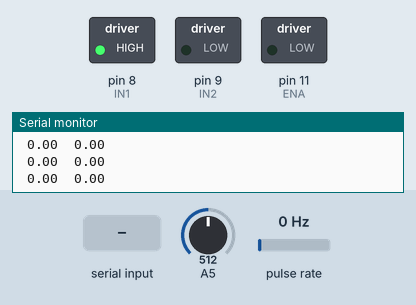
This sketch was run on a simulated Arduino Uno, built with avr-gcc and run on an emulated ATmega328P. Shown: switched loads named in the sketch (green lamp = pin HIGH), the last lines printed to the serial monitor. Wiring (inferred from the names in the program): pulse sensor: data pin 2. The test bench sets the inputs (shaded band); at power-on: pulse rate 0 Hz, A5 = 512.

Above: at 1.2 s.
1.3 s: "90,45\n" received over Serial
At 2.2 s:
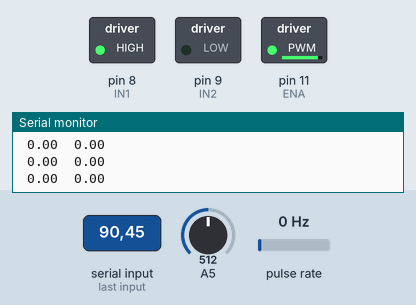
2.8 s: "30,150\n" received over Serial
At 3.4 s:
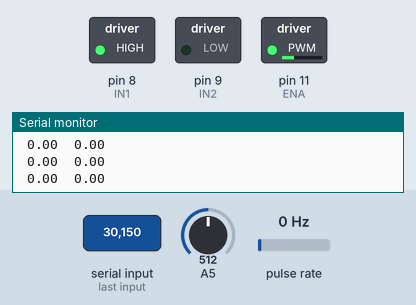
4.3 s: "1\n" received over Serial
At 5.5 s:
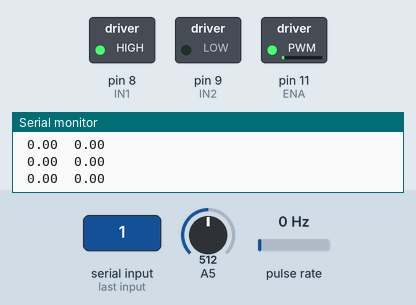
5.8 s: pulse rate (sensor on pin 2) set to 2 Hz
8.8 s: "90\n" received over Serial
At 10.2 s:
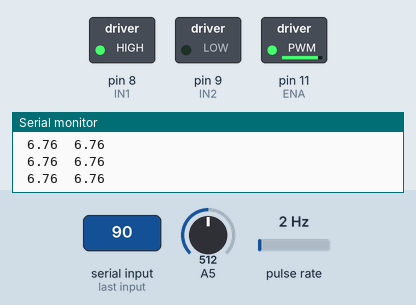
Timing chart, 0 to 11.8 s (numbered marks = the images above; inputs shaded):
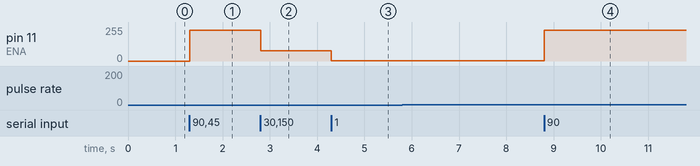

The sketch:

FiltroFaseCeroArduino.ino
```cpp
/*Codigo Motor-Generador Dc Filtros:
 * Autores: David Santiago Oyola Lozano
 * Diego Fernando Blanco Rueda
 * Heiner Camilo Varela
*/

//DEFINICION DE PINES DE LOS COMPONENTES:-----------------------------------------------------------------------------------------------------

//Encoder:
#define encoder 2
#include "MeanFilterLib.h"

//Configuracion filtro de fase cero con una ventana de muestras de 5 (para velocidad) y/o 20 (para voltaje)
MeanFilter<float> meanFilter(5);    //Fase cero velocidad
//MeanFilter<float> meanFilter(20); //Fase cero voltaje

//Puente H:
int ENA = 11;
int IN1 = 8;
int IN2 = 9;

//DEFINICION DE VARIABLES:--------------------------------------------------------------------------------------------------------------------
//Lectura Analogica del Encoder:
volatile unsigned muestreoactualinterrupcion=0; //El tiempo actual del muestreo de la interrupcion.
volatile unsigned muestreoanteriorinterrupcion=0; //El tiempo anterior al tiempo actual del muestreo de interrupcion.
volatile unsigned deltamuestreointerrupcion=0;  //El diferencial de tiempo entre el tiempo anterior y actual de muestreo de interrupcion.

//Variables del calculo de velocidad angular:
int ciclo=0;  //Contador
double frecuencia=0;  //La frecuencia de interrupcion calculada por el promedio de deltas de tiempo.
double w=0; //Velocidad angular calculada del encoder.

//Variables para tiempo de muestro:
float  tiempo1=0;
float  tiempo2=0;
float  tiempo=0;
double n=1; //Numero de interrupciones (o ranuras) del medidor del encoder.

//Vector de suma promnedio:
float vector[]={0,0,0,0,0,0,0,0,0,0}; //Vector donde se guarda cada delta de tiempo para hacer un promedio.
int tam=10; //Tamaño de evaluacion de los ciclos.

//Parametros de control de PWM:
int  PWM=0;  //PWM que se controla.
float lecturaAnalogica =0; //Lectura analogica motor.
float voltajeSalida = 0; //Voltaje Generador.

//INICIO DEL CODIGO:-------------------------------------------------------------------------------------------------------------------------
//Funcion del encoder:
void encoderVoid(){ //Esta parte del codigo entra a funcionar cuando sucede una interrupcion en el encoder
ciclo++;  //Inicia el tick.

//En esta parte se mide el diferencial de tiempo entre tick y tick medido por el encoder para sacar un promedio de tiempo:
if(ciclo==1){
      float media=0;  //Se inicializa la variable para obtener el promedio de los delta de tiempos
      deltamuestreointerrupcion=muestreoactualinterrupcion-muestreoanteriorinterrupcion;//Se hace el diferencial de tiempo de interrupcion de ticks del encoder.
      for(int i=0;i<tam-1;i++){ //Ciclo for para crear un vector de n posiciones.
        vector[i]=vector[i+1];  //Este vector se utiliza para almacenar los delta de tiempos.
      }
      vector[tam-1]=deltamuestreointerrupcion;
      for(int i=0;i<tam;i++){ //Ciclo for para comenzar a hacer el promedio de tiempos de interrupcion.
        media=vector[i]+media;
      }
      media=media/tam;  //Se divide entre la cantidad de datos para asi obtener el promedio.
      deltamuestreointerrupcion=media;
      muestreoanteriorinterrupcion=muestreoactualinterrupcion;//Se actualiza el tiempo de interrupcion anterior
    }
ciclo=0;  //Deja el tick en 0
muestreoactualinterrupcion=millis();  //Actualiza el muestreo actual.

    //if(voltajeSalida==0.00){n=0;}

//Calculo de la frecuencia angular:
    if(deltamuestreointerrupcion!=0){ //Según el promedio de tiempo sacado anteriormente se pasa a frecuencia en radianes por segundo:
      frecuencia=(1000*n)/(double)deltamuestreointerrupcion;
    }else{
      frecuencia=0;
    }
    //Se calcula la velocidad angular siendo 2*pi*frecuencia:
    w=(2*3.141516)*frecuencia;
}

void setup() {
  //Activacion de la interrupcion en flanco de bajada del encoder:
  attachInterrupt(digitalPinToInterrupt(encoder),encoderVoid,FALLING);
  Serial.begin(9600); //Monitor Serial en 9600 baudios.
  tiempo1=millis();
  //Se definen las entradas y salidas de los pines:
  pinMode(encoder, INPUT);  //Se necesita el pin del encoder como entrada para la interrupcion.
  pinMode(ENA, OUTPUT);
  pinMode(IN1, OUTPUT); //Se define los pines del puente H como Salidas.
  pinMode(IN2, OUTPUT);

  //Señal Puente H L298N:
  digitalWrite(IN1,HIGH); //Se ajustan IN1 e IN2 para que gire en sentido horario el motor.
  digitalWrite(IN2,LOW);  //Si se quiere girar antihorario definir IN1=LOW e IN2=HIGH.

}

void loop() {
  //Manda el setpoint de PWM Manualmente:
  if(Serial.available()>0){
     String entradaSerial = Serial.readStringUntil('\n'); //Obtiene el valor ingresado para que sea el PWM a tomar.
     PWM=entradaSerial.toFloat();
  }
  analogWrite(ENA,map(PWM,0,100,0,255)); //Enviamos el PWM al puente H.

  //Manda el setpoint de PWM de 10 en 10 automaticamente:
  /*if(millis() > 1000){
    PWM = int(millis()/1000);
  }
  if(millis() >= 101000){
    PWM = 0;
  }*/

  lecturaAnalogica=analogRead(A5); //Se lee el voltaje del pin analogico A5 para mensurar el voltaje de salida del generador.
  voltajeSalida=lecturaAnalogica/1023*5.0;

  tiempo2=millis();

  //CONFIGURACION FILTROS DIGITALES:
  //Filtro fase cero (media movil) para Voltaje:
  meanFilter.AddValue(w);

  if(tiempo2>=tiempo1+15){  //Se obtendrá las muestras de velocidad, voltaje y PWM para los instantes de tiempo correspondientes al tiempo de muestreo.
      //PARA UTILIZAR EL FILTRO EN EL TIEMPO DE MUESTREO *10 SE DEBE MULTIPLICAR DENTRO DEL IF EL MÚLTIPLO DE 10.
      tiempo1 = millis();   //En este caso se ingresa el tiempo de muestreo en el if.
      tiempo = tiempo1/1000;

      //Salida de monitor Serial para imprimir los datos:

      //Velocidad:
      Serial.print(" "); Serial.print(meanFilter.GetFiltered()); Serial.print(" ");  //Voltaje de salida en voltios.
      Serial.print(" "); Serial.print(w); Serial.print(" ");  //Velocidad en RPM.

      //Voltaje:
      //Serial.print(" "); Serial.print(meanFilter.GetFiltered()); Serial.print(" ");  //Voltaje de salida en voltios.
      //Serial.print(" "); Serial.print(voltajeSalida); Serial.print(" ");  //Porcentaje de PWM aplicado.

      //Serial.print(" "); Serial.print(PWM); Serial.print(" ");  //Porcentaje de PWM aplicado.
      Serial.println();
    }
}
```

MeanFilterLib.h
```cpp
// (licence header left out)
#ifndef _MeanFilterLIB_h
#define _MeanFilterLIB_h

#if defined(ARDUINO) && ARDUINO >= 100
	#include "Arduino.h"
#else
	#include "WProgram.h"
#endif

template <typename T>
class MeanFilter
{
public:
	MeanFilter<T>(const size_t windowSize);
	T AddValue(const T value);
	T GetFiltered();

private:
	T* _items;
	T* _accessor;
	int _windowSize;
	int _count;
	T _sum;

	void addToBuffer(const T value);
	void incCounter();
};

template<typename T>
MeanFilter<T>::MeanFilter(const size_t windowSize)
{
	_items = new T[windowSize];
	_accessor = _items;
	_windowSize = windowSize;
	_count = 0;
}

template<typename T>
T MeanFilter<T>::AddValue(const T value)
{
	_sum += value;

	if (_count >= _windowSize)
		_sum -= *_accessor;

	addToBuffer(value);
	incCounter();

	return GetFiltered();
}

template<typename T>
T MeanFilter<T>::GetFiltered()
{
	return (_sum / _count);
}

template<typename T>
inline void MeanFilter<T>::addToBuffer(const T value)
{
	*_accessor = value;

	++_accessor;
	if (_accessor >= _items + _windowSize)
		_accessor = _items;

}

template<typename T>
inline void MeanFilter<T>::incCounter()
{
	if (_count < _windowSize)
		++_count;
}

#endif
```

Measured:
- after the input at 1.3 s, pin 11 (ENA): 0/255 → 229/255 at once
- after the input at 2.8 s, pin 11 (ENA): 229/255 → 76/255 at once
- after the input at 4.3 s, pin 11 (ENA): 76/255 → 2/255 at once
- after the input at 8.8 s, pin 11 (ENA): 2/255 → 229/255 at once
